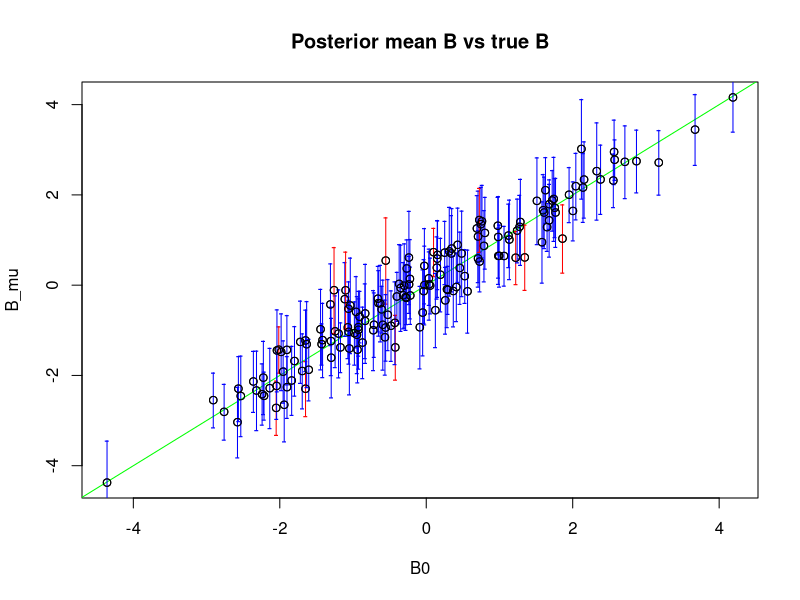
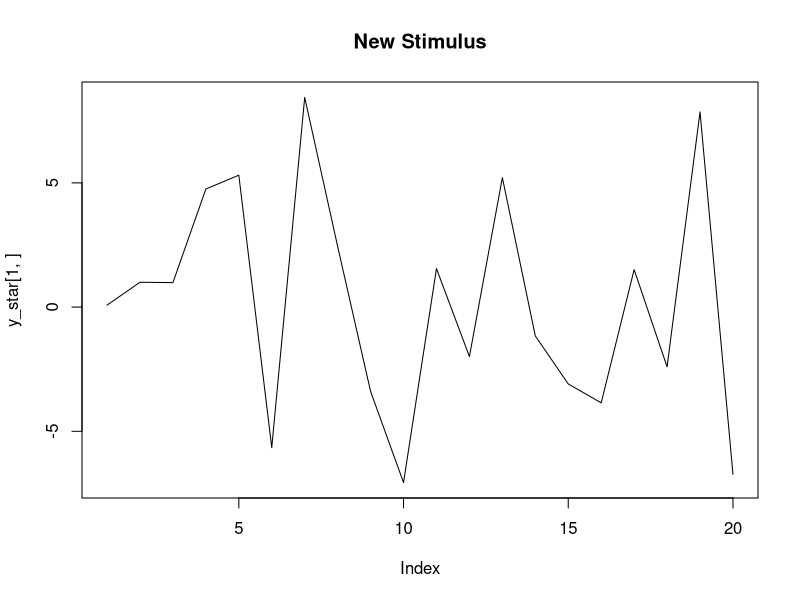
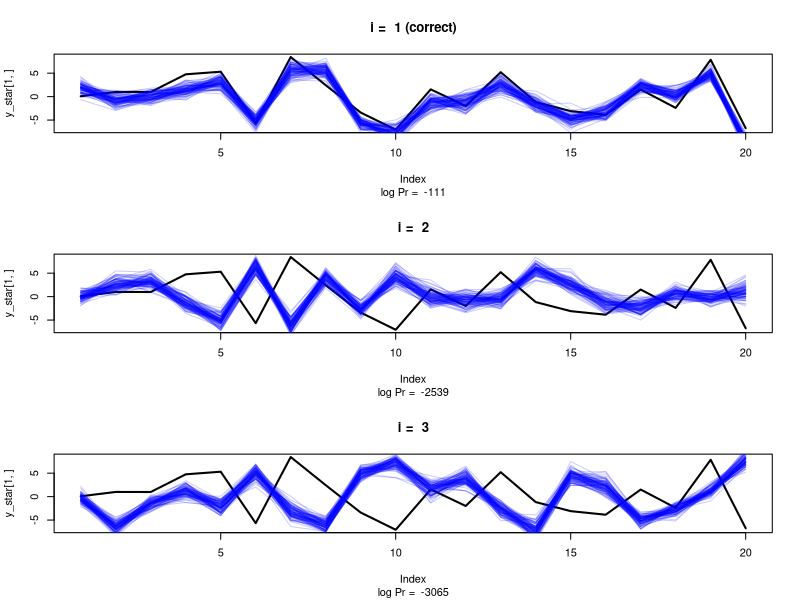

These charts were generated, in order, by the following R code:
## ---- chunk 1
set.seed(0)
library(pracma)
library(magrittr)
library(MASS)
K <- 30 # number of stimuli
p <- 20 # dimension of response
q <- 8 # dimension of features
# true noise covariance
Sigma_E <- 2/p * randn(2 * p, p) %>% { t(.) %*% . }
# true signal covariance = sB * I
sB0 <- 2
B0 <- sqrt(sB0) * randn(q, p)
# random features
X <- randn(K, q)
# noise
E <- mvrnorm(K, rep(0, p), Sigma_E)
# observations
Y <- X %*% B0 + E
## ---- chunk 2
# posterior mean
B_mu <- solve(t(X) %*% X + 1/sB0 * diag(rep(1, q))) %*% t(X) %*% Y
# posterior variance per column
post_cov_B_col <- solve(t(X) %*% X + 1/sB0 * diag(rep(1, q)) )
# marginal variances of B
post_var_B <- t(t(diag(post_cov_B_col))) %*% diag(Sigma_E)
# upper and lower intervals
B_up <- B_mu + 2 * sqrt(post_var_B)
B_low <- B_mu - 2 * sqrt(post_var_B)
# plot
plot(B0, B_mu, main = "Posterior mean B vs true B"); abline(0, 1, col = "green")
for (i in 1:q) { for (j in 1:p) {
  if (B_low[i,j] < B0[i, j] && B_up[i, j] > B0[i, j]) {
    cc <- "blue"
  } else {
    cc <- "red"
  }
  lines(rep(B0[i, j], 2), c(B_low[i, j], B_up[i, j]), col = cc)
  points(rep(B0[i, j], 2), c(B_low[i, j], B_up[i, j]), pch = "-", col = cc)
}}
points(B0, B_mu)
## ---- chunk 3
post_cov_B_vec <- solve(solve(Sigma_E) %x% (t(X) %*% X) + 1/sB0 * diag(rep(1, p * q)))
f_post_cov_mu <- function(xi, xj) {
  (diag(rep(1, p)) %x% t(xi)) %*% post_cov_B_vec %*% (diag(rep(1, p)) %x% t(t(xj)))
}
## ---- chunk 4
# new stimuli
L <- 3
X_te <- randn(L, q) 
i_chosen <- sample(L, 1)
y_star <- X_te[i_chosen, , drop = FALSE] %*% B0 +  mvrnorm(1, rep(0, p), Sigma_E)
plot(y_star[1, ], type = "l", main = "New Stimulus")
## ---- chunk 5
layout(matrix(1:3, 3, 1))
mus <- list(L)
covs <- list(L)
cc <- rgb(0, 0, 1, alpha = 0.2)
for (i in 1:L) {
  mus[[i]] <- X_te[i, , drop = FALSE] %*% B_mu
  covs[[i]] <- f_post_cov_mu(X_te[i, ], X_te[i, ])
  pprob <- -log(det(covs[[i]])) - (y_star - mus[[i]]) %*% solve(covs[[i]]) %*% t(y_star - mus[[i]])
  plot(y_star[1, ], type = "l", lwd = 2)
  for (j in 1:100) lines(mvrnorm(1, mu = mus[[i]], Sigma = covs[[i]]), col = cc)
  if (i == i_chosen) {
    title(paste("i = ", i, "(correct)"), sub = paste("log Pr = ", floor(pprob)))
  } else {
    title(paste("i = ", i), sub = paste("log Pr = ", floor(pprob)))
  }
}
